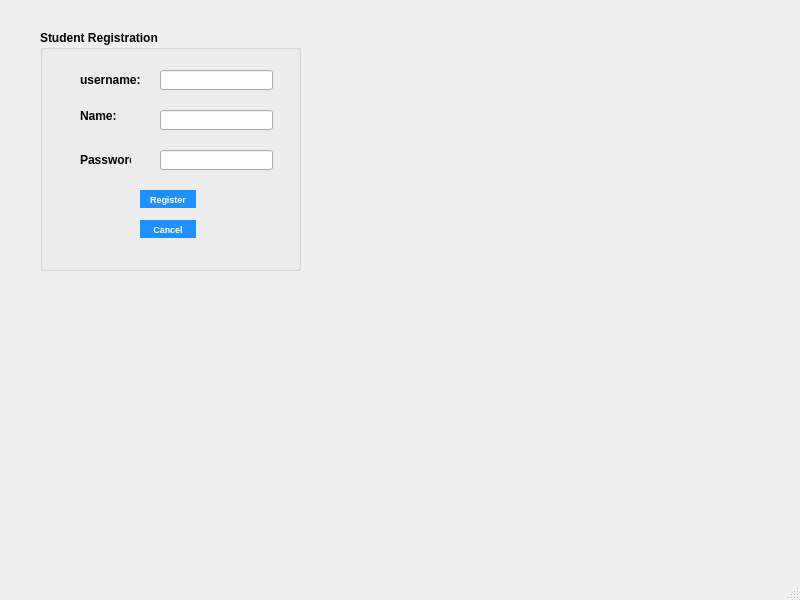
<?xml version="1.0" encoding="UTF-8"?>
<ui version="4.0">
 <class>StudentRegisterWindow</class>
 <widget class="QMainWindow" name="StudentRegisterWindow">
  <property name="geometry">
   <rect>
    <x>0</x>
    <y>0</y>
    <width>800</width>
    <height>600</height>
   </rect>
  </property>
  <property name="windowTitle">
   <string>MainWindow</string>
  </property>
  <widget class="QWidget" name="centralwidget">
   <widget class="QLabel" name="lblTitle">
    <property name="geometry">
     <rect>
      <x>200</x>
      <y>40</y>
      <width>101</width>
      <height>16</height>
     </rect>
    </property>
    <property name="text">
     <string/>
    </property>
   </widget>
   <widget class="QGroupBox" name="groupBox">
    <property name="geometry">
     <rect>
      <x>40</x>
      <y>30</y>
      <width>261</width>
      <height>241</height>
     </rect>
    </property>
    <property name="font">
     <font>
      <bold>true</bold>
     </font>
    </property>
    <property name="title">
     <string>Student Registration</string>
    </property>
    <widget class="QLineEdit" name="lineUsername">
     <property name="geometry">
      <rect>
       <x>120</x>
       <y>40</y>
       <width>113</width>
       <height>20</height>
      </rect>
     </property>
    </widget>
    <widget class="QLineEdit" name="lineName">
     <property name="geometry">
      <rect>
       <x>120</x>
       <y>80</y>
       <width>113</width>
       <height>20</height>
      </rect>
     </property>
    </widget>
    <widget class="QLineEdit" name="linePassword">
     <property name="geometry">
      <rect>
       <x>120</x>
       <y>120</y>
       <width>113</width>
       <height>20</height>
      </rect>
     </property>
     <property name="echoMode">
      <enum>QLineEdit::EchoMode::Password</enum>
     </property>
    </widget>
    <widget class="QLabel" name="label">
     <property name="geometry">
      <rect>
       <x>40</x>
       <y>40</y>
       <width>61</width>
       <height>20</height>
      </rect>
     </property>
     <property name="text">
      <string>username:</string>
     </property>
    </widget>
    <widget class="QLabel" name="label_2">
     <property name="geometry">
      <rect>
       <x>40</x>
       <y>80</y>
       <width>37</width>
       <height>12</height>
      </rect>
     </property>
     <property name="text">
      <string>Name:</string>
     </property>
    </widget>
    <widget class="QLabel" name="label_3">
     <property name="geometry">
      <rect>
       <x>40</x>
       <y>120</y>
       <width>51</width>
       <height>20</height>
      </rect>
     </property>
     <property name="text">
      <string>Password:</string>
     </property>
    </widget>
    <widget class="QPushButton" name="btnRegister">
     <property name="geometry">
      <rect>
       <x>100</x>
       <y>160</y>
       <width>56</width>
       <height>18</height>
      </rect>
     </property>
     <property name="styleSheet">
      <string notr="true">QPushButton {
    background-color: #1E90FF;  
    color: white;                
    font-size: 9px;
    border-radius: 10px;
    padding: 2px 2px;
}

QPushButton:hover {
    background-color: #187bcd;   
}</string>
     </property>
     <property name="text">
      <string>Register</string>
     </property>
    </widget>
    <widget class="QPushButton" name="btnCancel">
     <property name="geometry">
      <rect>
       <x>100</x>
       <y>190</y>
       <width>56</width>
       <height>18</height>
      </rect>
     </property>
     <property name="styleSheet">
      <string notr="true">QPushButton {
    background-color: #1E90FF;  
    color: white;                
    font-size: 9px;
    border-radius: 10px;
    padding: 2px 2px;
}

QPushButton:hover {
    background-color: #187bcd;   
}</string>
     </property>
     <property name="text">
      <string>Cancel</string>
     </property>
    </widget>
   </widget>
  </widget>
  <widget class="QMenuBar" name="menubar">
   <property name="geometry">
    <rect>
     <x>0</x>
     <y>0</y>
     <width>800</width>
     <height>18</height>
    </rect>
   </property>
  </widget>
  <widget class="QStatusBar" name="statusbar"/>
 </widget>
 <resources/>
 <connections/>
</ui>
